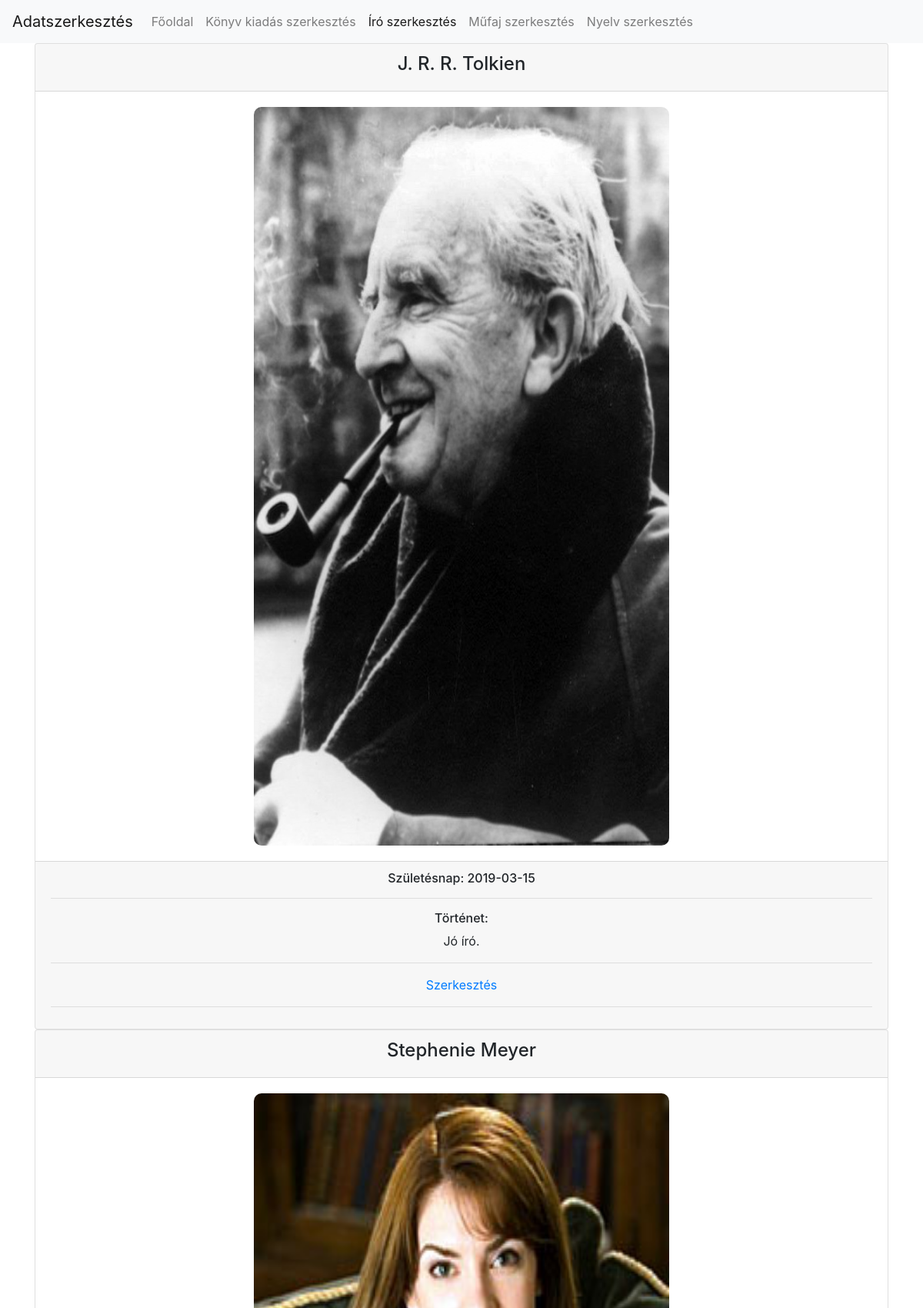
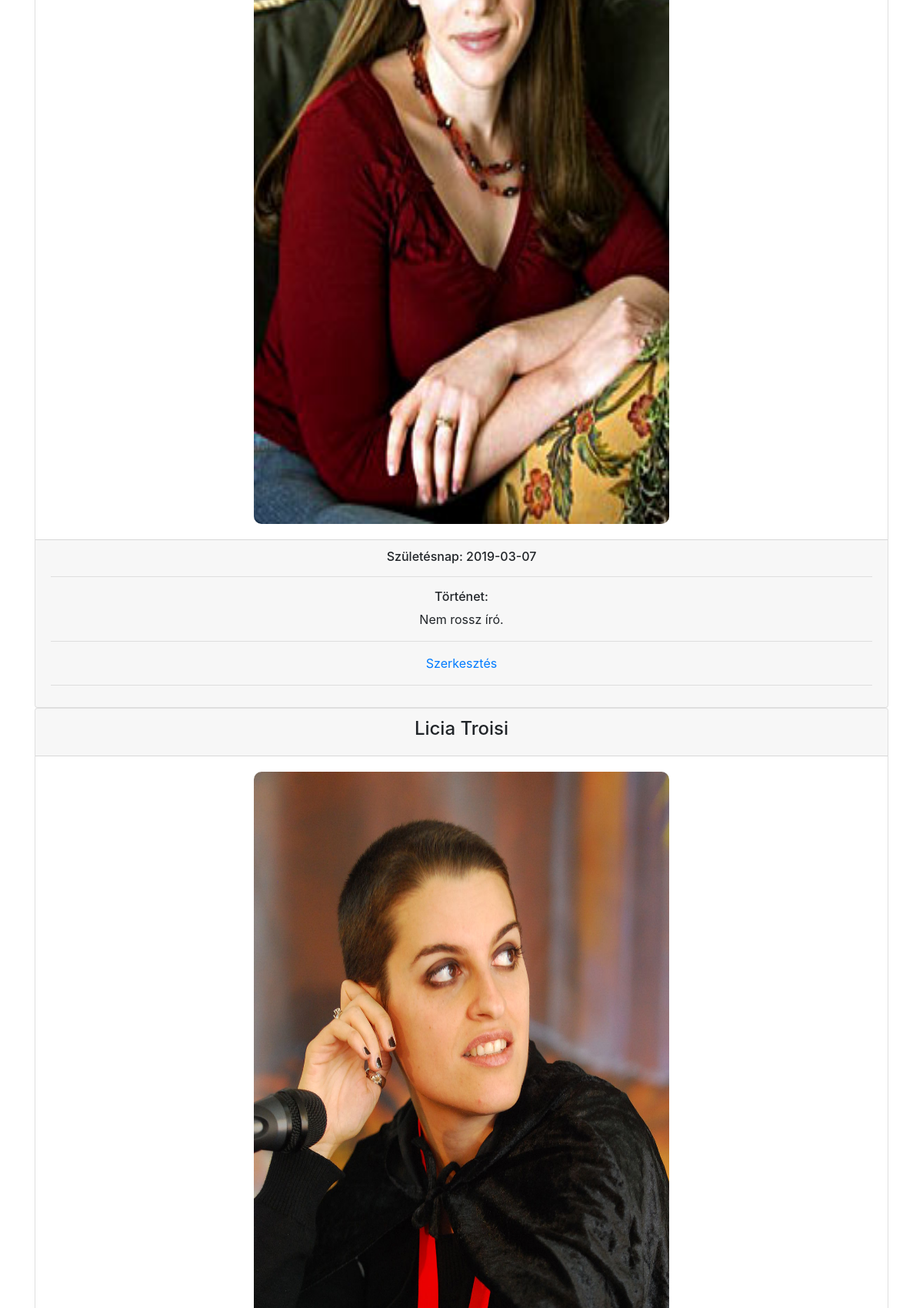
The page /update/listWriter.php (signed in, upper part) on the database its author committed (2 pictures, top to bottom).
### tables this page shows
CREATE TABLE `writer` (
  `id` int(11) NOT NULL,
  `writer_name` varchar(255) NOT NULL,
  `writer_picture` varchar(255) NOT NULL,
  `writer_birthday` date NOT NULL,
  `life_story` varchar(255) NOT NULL
);

### db.php (called while the page is built, shortened)
<?php
class db{
	private static $host = "localhost:3306";
	private static $username = "root";
	private static $password = "";
	private static $database = "library";
	private static $coding = "utf8";
	private static $instance = null;
	private $connection = "";
	public function __construct(){
		$this->connection = mysqli_connect(self::$host,self::$username,self::$password);
		if(mysqli_connect_errno($this->connection)){
			die("Could not connect mysqli database");
		}else{
			mysqli_select_db($this->connection,self::$database);
			mysqli_set_charset($this->connection,self::$coding);
		}
	}
	public static function get(){
		if(is_null(self::$instance)){
			self::$instance = new db();
		}
		return self::$instance;
	}
	public function query($queryString){
		$result = mysqli_query($this->connection,$queryString);
		return $result;
	}
	public function getArray($queryString){
		$result = $this->query($queryString);
		$rows = array();
		while($row = mysqli_fetch_assoc($result)){
			$rows[] = $row;
		}
		return $rows;
	}
}
?>

### update/listWriter.php (the view, shortened to what this page needs)
<?php
	require_once "../db.php";
	$db = db::get();
	$selectString = "SELECT * FROM writer";
	$writers = $db->getArray($selectString);
?>
<!DOCTYPE html>
<html>
<head>
	<?php require_once("../head.php"); ?>
	<link rel="stylesheet" href="../css/sweetalert2.min.css">
</head>
<body class="bg">
		<nav class="navbar navbar-expand-lg navbar-light bg-light">
			<a class="navbar-brand" href="#">Adatszerkesztés</a>
			<div class="collapse navbar-collapse" id="navbarNav">
				<ul class="navbar-nav">
				<?php if($_SESSION["username"] == "admin"): ?>
					<li class="nav-item">
						<a class="nav-link" href="../list.php">Főoldal</a>
					</li>
					<li class="nav-item">
						<a class="nav-link" href="listBook.php">Könyv kiadás szerkesztés</a>
					</li>
					<li class="nav-item active">
						<a class="nav-link" href="listWriter.php">Író szerkesztés</a>
					</li>
					<li class="nav-item">
						<a class="nav-link" href="listCategory.php">Műfaj szerkesztés</a>
					</li>
					<li class="nav-item">
						<a class="nav-link" href="listLanguage.php">Nyelv szerkesztés</a>
					</li>
				<?php endif; ?>
				</ul>
			</div>
		</nav>
		<?php if(count($writers) == 0):?>
			<?php echo "<script>window.location.href='listWriter.php?error=empty'</script>"; ?>
		<?php else:?>
			<?php foreach($writers as $writer):?>
			<div class="container text-center">
				<div class="card" style="background-color: rgba(255,255,255,.5);">
					<div class="card-header text-center">
						<h4>
							<?php echo $writer["writer_name"]; ?>
						</h4>
					</div>
					<div class="card-body text-center">
						<img src="../image/<?php echo $writer["writer_picture"];?>" style="width: 45vw; height: 120vh; border-radius: 10px;">
					</div>
					<div class="card-footer">
						<h6>Születésnap: <?php echo $writer["writer_birthday"]; ?></h6><hr>
						<h6>Történet: </h6><p><?php echo $writer["life_story"]; ?></p><hr>
						<a href="updateWriters.php?writerid=<?php echo $writer["id"];?>">Szerkesztés</a><hr>
					</div>
				</div>
			</div>
			<?php endforeach; ?>
		<?php endif; ?>
	</body>
</html>

### update/listWriter.php (style rules this page uses)
.bg { background-image: url("http://www.budaorsiinfo.hu/wp-content/uploads/2013/12/konyv_illusztr.jpg"); background-size: cover; background-repeat: none; }
.bg img { height: 100%; width: 100%; }

### rows shown on the page
writer: writer_name "J. R. R. Tolkien", writer_picture (picture), writer_birthday "2019-03-15", life_story "Jó író."
writer: writer_name "Stephenie Meyer", writer_picture (picture), writer_birthday "2019-03-07", life_story "Nem rossz író."
writer: writer_name "Licia Troisi", writer_picture (picture)
